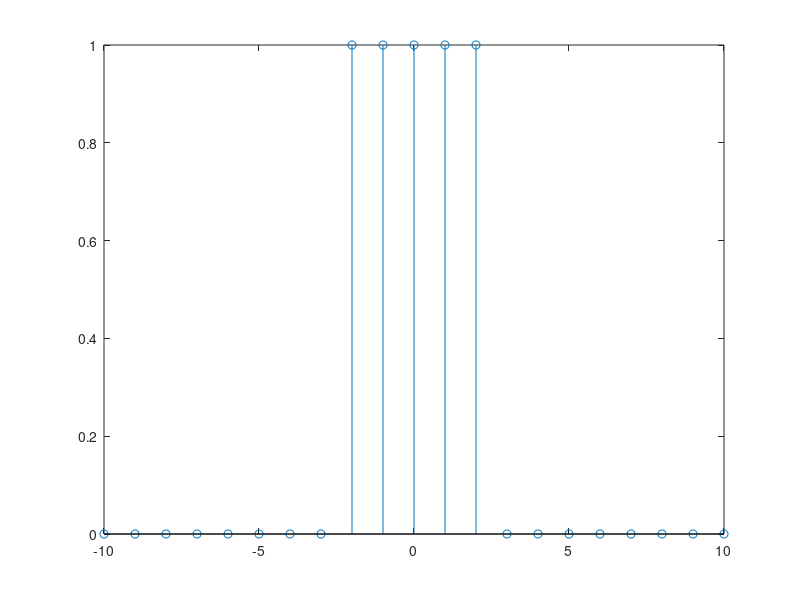

This chart was generated by the following MATLAB code: (Note: this script raises an error after producing the figure.)
% Dean

clc;
close all;
clear;
row = 1;
column = 2;
frequencyStep = 2*pi/10;

% Defining interval for n
n = (-10 : 10);

% Defining signal

% xOfN = cos((2*pi/10) * n);
xOfN = zeros(1, length(n));
xOfN(9:13) = 1;
% subplot(row, column, 1);
stem(n, xOfN);
margin = 1;
% Defining frequency interval
frequencies = (-margin * pi : frequencyStep : margin * pi);

result = fourierTransform(xOfN, n, frequencies);

% subplot(row, column, 2);
hold;
plot(frequencies, abs(result));
title('result of fourier transform')
